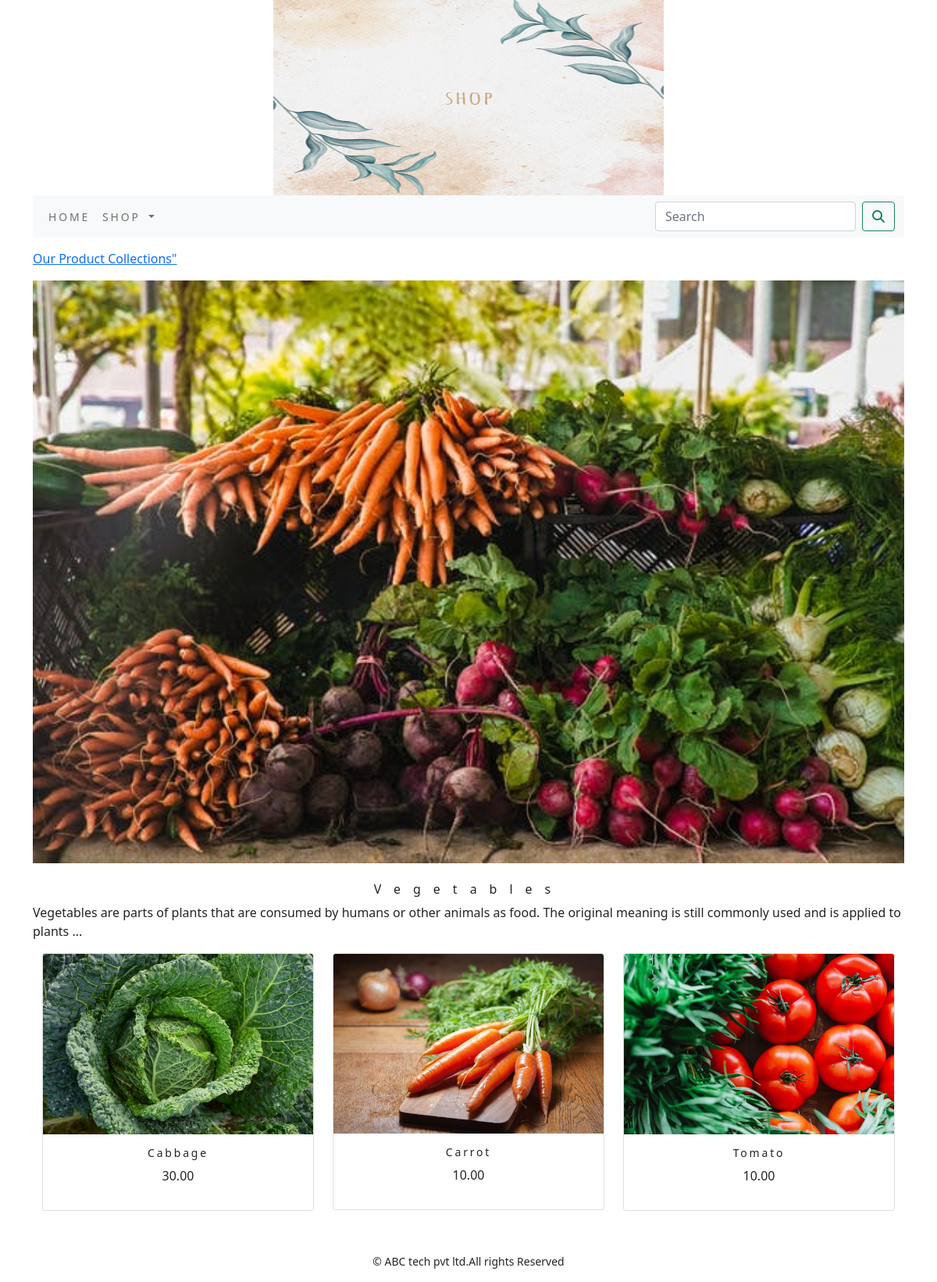
The page /shop/vegetables/ on the database its author committed.
### shop/models.py (models this page shows, shortened)
class Category(models.Model):
    name=models.CharField(max_length=250,unique=True)
    slug=models.SlugField(max_length=250,unique=True)
    description=models.TextField(blank=True)
    image=models.ImageField(upload_to='category',blank=True)
    class Meta:
        ordering=('name',)
        verbose_name='category'
        verbose_name_plural='categories'
    def get_url(self):
        return reverse('shop:products_by_category',args=[self.slug])

class Product(models.Model):
    name=models.CharField(max_length=250,unique=True)
    slug=models.SlugField(max_length=250,unique=True)
    description=models.TextField(blank=True)
    price=models.DecimalField(max_digits=10,decimal_places=2)
    category=models.ForeignKey(Category,on_delete=models.CASCADE)
    image=models.ImageField(upload_to='product',blank=True)
    stock=models.IntegerField()
    available=models.BooleanField(default=True)
    created=models.DateTimeField(auto_now_add=True)
    updated=models.DateTimeField(auto_now=True)
    def get_url(self):
        return reverse('shop:prodCatdetail',args=[self.category.slug,self.slug])
    class Meta:
        ordering=('name',)
        verbose_name='product'
        verbose_name_plural='products'

### shop/views.py (the view)
# urls.py: path('',views.allProdCart,name='allProdCart'),
def allProdCart(request,c_slug=None):
    c_page=None
    products_list=None
    if c_slug!=None:
        c_page=get_object_or_404(Category,slug=c_slug)
        products_list=Product.objects.all().filter(category=c_page,available=True)
    else:
        products_list=Product.objects.all().filter(available=True)
    paginator=Paginator(products_list,6)
    try:
        page=int(request.GET.get('page','1'))
    except:
        page=1
    try:
        products=paginator.page(page)
    except (EmptyPage,InvalidPage):
        products=paginator.page(paginator.num_pages)
    return render(request,"category.html",{'category':c_page,'products':products})

### cart/context_processors.py (called while the page is built)
def counter(request):
    item_count=0
    if 'admin' in request.path:
        return {}
    else:
        try:
            cart=Cart.objects.filter(cart_id=_cart_id(request))
            cart_items=CartItem.objects.all().filter(cart=cart[:1])
            for cart_item in cart_items:
                item_count += cart_item.quantity
        except Cart.DoesNotExist:
            item_count =0
    return dict(item_count=item_count)

### cart/views.py (called while the page is built)
def _cart_id(request):
    cart=request.session.session_key
    if not cart:
        cart=request.session.create()
    return cart

### shop/context_processors.py (called while the page is built)
def menu_links(request):
    links=Category.objects.all()
    return dict(links=links)

### templates/category.html (shortened to what this page needs)
{% extends 'base.html' %}
{% load static %}
{% block content %}
{% if category %}
    <div>
      <div class="row my_row_class">
          <div class="mx-auto">
        <p><a href="{% url 'shop:allProdCart' %}">Our Product Collections"</a></p>
      </div>
          </div>
    </div>
    {% endif %}
<div class="mx_auto">
  {% if category %}
      <img class="my_image" src="{{category.image.url}}" alt="{{category.name}}">
</div>
    <br>
<div>
        <h1 class="text-center my_title">{{category.name}}</h1>
        <p class="text-justify">{{category.description}}</p>
</div>
    {% endif %}
<div class="container">
  <div class="row mx_auto">
      {% for product in products.object_list %}
    <div class="my_bottom_margin col-9 col-sm-12 col-md-4  xol-lg-4">
      <div class="card text-center" style="min-width:18rem;">
          <a href="{{product.get_url}}"><img class="card-img-top my_image" src="{{product.image.url}}" alt="{{product.name}}"></a>
        <div class="card-body">
          <h4>{{product.name}}</h4>
          <p>{{product.price}}</p>
        </div>
      </div>
    </div>
    {% endfor %}
  </div>
    <br>
</div>
{% endblock %}

### static/css/custom.css (style rules this page uses)
body { font-family: 'Roboto', sans-serif; }
.my_row_class { padding-top :15px; }
.my_image { width:100%; height:auto; }
.my_title { font-size:16px; text_transform:uppercase; letter-spacing:1em; }
.my_bottom_margin { margin-bottom:10px; }
.card-body h4 { font-size:14px; text_transform:uppercase; letter-spacing:.2em }

### rows shown on the page
Category: image (picture), name "Vegetables", description "Vegetables are parts of plants that are consumed by humans or other animals as food. The original meaning is still commonly used and is applied to plants ..."
Product: image (picture), name "Cabbage", price "30.00"
Product: image (picture), name "Carrot", price "10.00"
Product: image (picture), name "Tomato", price "10.00"
